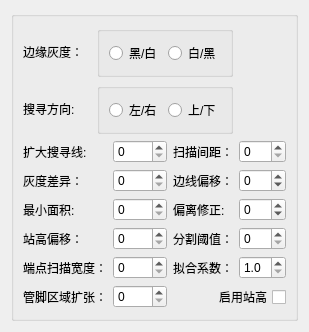
        <widget class="QWidget" name="tab_2">
         <attribute name="title">
          <string>下边</string>
         </attribute>
         <layout class="QGridLayout" name="gridLayout_9">
          <item row="0" column="0">
           <widget class="QGroupBox" name="groupBox_11">
            <property name="title">
             <string/>
            </property>
            <layout class="QGridLayout" name="gridLayout_2">
             <item row="3" column="2">
              <widget class="QLabel" name="label_29">
               <property name="text">
                <string>边线偏移：</string>
               </property>
              </widget>
             </item>
             <item row="3" column="1">
              <widget class="QSpinBox" name="sp_minGrayDiff_1">
               <property name="buttonSymbols">
                <enum>QAbstractSpinBox::UpDownArrows</enum>
               </property>
               <property name="maximum">
                <number>255</number>
               </property>
              </widget>
             </item>
             <item row="4" column="1">
              <widget class="QSpinBox" name="sp_minArea_1">
               <property name="buttonSymbols">
                <enum>QAbstractSpinBox::UpDownArrows</enum>
               </property>
               <property name="maximum">
                <number>9000</number>
               </property>
              </widget>
             </item>
             <item row="4" column="0">
              <widget class="QLabel" name="label_30">
               <property name="text">
                <string>最小面积:</string>
               </property>
              </widget>
             </item>
             <item row="3" column="3">
              <widget class="QSpinBox" name="sp_lineOffset_1">
               <property name="buttonSymbols">
                <enum>QAbstractSpinBox::UpDownArrows</enum>
               </property>
               <property name="minimum">
                <number>-99</number>
               </property>
              </widget>
             </item>
             <item row="0" column="0" colspan="3">
              <layout class="QHBoxLayout" name="horizontalLayout_12">
               <item>
                <widget class="QLabel" name="label_34">
                 <property name="text">
                  <string>边缘灰度：</string>
                 </property>
                </widget>
               </item>
               <item>
                <widget class="QGroupBox" name="groupBox_12">
                 <property name="title">
                  <string/>
                 </property>
                 <layout class="QHBoxLayout" name="horizontalLayout_5">
                  <item>
                   <widget class="QRadioButton" name="rb_blackToWhite_1">
                    <property name="text">
                     <string>黑/白</string>
                    </property>
                   </widget>
                  </item>
                  <item>
                   <widget class="QRadioButton" name="rb_whiteToBlack_1">
                    <property name="text">
                     <string>白/黑</string>
                    </property>
                   </widget>
                  </item>
                 </layout>
                </widget>
               </item>
              </layout>
             </item>
             <item row="2" column="0">
              <widget class="QLabel" name="label_32">
               <property name="text">
                <string>扩大搜寻线:</string>
               </property>
              </widget>
             </item>
             <item row="1" column="0" colspan="3">
              <layout class="QHBoxLayout" name="horizontalLayout_14">
               <item>
                <widget class="QLabel" name="label_28">
                 <property name="text">
                  <string>搜寻方向:</string>
                 </property>
                </widget>
               </item>
               <item>
                <widget class="QGroupBox" name="groupBox_8">
                 <property name="title">
                  <string/>
                 </property>
                 <layout class="QHBoxLayout" name="horizontalLayout_13">
                  <item>
                   <widget class="QRadioButton" name="rb_LfToRt_1">
                    <property name="text">
                     <string>左/右</string>
                    </property>
                   </widget>
                  </item>
                  <item>
                   <widget class="QRadioButton" name="rb_UpToDw_1">
                    <property name="text">
                     <string>上/下</string>
                    </property>
                   </widget>
                  </item>
                 </layout>
                </widget>
               </item>
              </layout>
             </item>
             <item row="3" column="0">
              <widget class="QLabel" name="label_33">
               <property name="text">
                <string>灰度差异：</string>
               </property>
              </widget>
             </item>
             <item row="2" column="2">
              <widget class="QLabel" name="label_31">
               <property name="text">
                <string>扫描间距：</string>
               </property>
              </widget>
             </item>
             <item row="2" column="1">
              <widget class="QSpinBox" name="sp_extendSearchLine_1">
               <property name="buttonSymbols">
                <enum>QAbstractSpinBox::UpDownArrows</enum>
               </property>
               <property name="maximum">
                <number>200</number>
               </property>
              </widget>
             </item>
             <item row="2" column="3">
              <widget class="QSpinBox" name="sp_searchLineGap_1">
               <property name="buttonSymbols">
                <enum>QAbstractSpinBox::UpDownArrows</enum>
               </property>
              </widget>
             </item>
             <item row="4" column="3">
              <widget class="QSpinBox" name="sp_offsetPlus_1">
               <property name="minimum">
                <number>-99</number>
               </property>
              </widget>
             </item>
             <item row="5" column="0">
              <widget class="QLabel" name="label_46">
               <property name="text">
                <string>站高偏移：</string>
               </property>
              </widget>
             </item>
             <item row="4" column="2">
              <widget class="QLabel" name="label_5">
               <property name="text">
                <string>偏离修正:</string>
               </property>
              </widget>
             </item>
             <item row="5" column="1">
              <widget class="QSpinBox" name="sp_standoffOffset_1">
               <property name="buttonSymbols">
                <enum>QAbstractSpinBox::UpDownArrows</enum>
               </property>
               <property name="minimum">
                <number>0</number>
               </property>
              </widget>
             </item>
             <item row="6" column="0">
              <widget class="QLabel" name="label_54">
               <property name="text">
                <string>端点扫描宽度：</string>
               </property>
              </widget>
             </item>
             <item row="5" column="3">
              <widget class="QSpinBox" name="sp_grayval_1">
               <property name="buttonSymbols">
                <enum>QAbstractSpinBox::UpDownArrows</enum>
               </property>
               <property name="maximum">
                <number>255</number>
               </property>
              </widget>
             </item>
             <item row="5" column="2">
              <widget class="QLabel" name="label_10">
               <property name="text">
                <string>分割阈值：</string>
               </property>
              </widget>
             </item>
             <item row="6" column="1">
              <widget class="QSpinBox" name="sp_edgeSearchWidth_1">
               <property name="buttonSymbols">
                <enum>QAbstractSpinBox::UpDownArrows</enum>
               </property>
               <property name="minimum">
                <number>0</number>
               </property>
               <property name="maximum">
                <number>500</number>
               </property>
              </widget>
             </item>
             <item row="6" column="2">
              <widget class="QLabel" name="label_15">
               <property name="text">
                <string>拟合系数：</string>
               </property>
              </widget>
             </item>
             <item row="6" column="3">
              <widget class="QDoubleSpinBox" name="dsp_factor_1">
               <property name="decimals">
                <number>1</number>
               </property>
               <property name="minimum">
                <double>1.000000000000000</double>
               </property>
               <property name="maximum">
                <double>3.000000000000000</double>
               </property>
               <property name="singleStep">
                <double>0.500000000000000</double>
               </property>
              </widget>
             </item>
             <item row="7" column="0">
              <widget class="QLabel" name="label_62">
               <property name="text">
                <string>管脚区域扩张：</string>
               </property>
              </widget>
             </item>
             <item row="7" column="1">
              <widget class="QSpinBox" name="sp_pinSearchWidth_1">
               <property name="buttonSymbols">
                <enum>QAbstractSpinBox::UpDownArrows</enum>
               </property>
               <property name="minimum">
                <number>0</number>
               </property>
               <property name="maximum">
                <number>100</number>
               </property>
              </widget>
             </item>
             <item row="7" column="2" colspan="2">
              <widget class="QCheckBox" name="cb_UseStandOff_1">
               <property name="layoutDirection">
                <enum>Qt::RightToLeft</enum>
               </property>
               <property name="text">
                <string>启用站高</string>
               </property>
              </widget>
             </item>
            </layout>
           </widget>
          </item>
         </layout>
        </widget>
